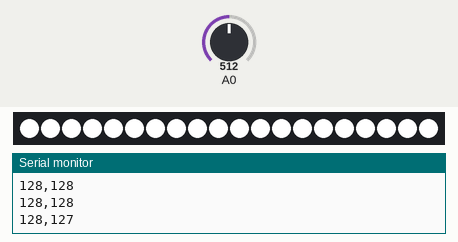
Simulated run of this sketch. Board: Arduino Uno, built with avr-gcc and run on an emulated ATmega328P. Shown: 20 RGB LEDs in strip order, left to right, the last lines printed to the serial monitor. The inputs (shaded band) are chosen by the test bench; at power-on: A0 = 512. Dim RGB values are drawn brighter than linear.

Above: at 1.2 s.
1.3 s: A0 set to 122
At 3.98 s:
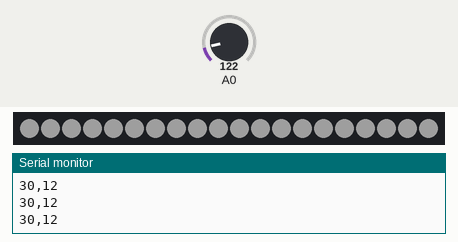
4.3 s: A0 set to 511
6.4 s: A0 set to 306
Timing chart, 0 to 9.4 s (numbered marks = the images above; inputs shaded):
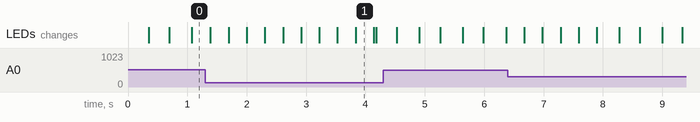

The sketch:

slowFade.ino
```cpp
#include <Adafruit_NeoPixel.h>

const int neoPixelPin = 4;  // control pin
const int pixelCount = 20;    // number of pixels

// set up strip:
Adafruit_NeoPixel strip = Adafruit_NeoPixel(pixelCount, neoPixelPin, NEO_GRBW + NEO_KHZ800);


int intensity;      // the level of the light
int lastSensor;     // the last sensor reading
int interval = 20;  // the delay between changes to intensity
long lastFade = 0;  // the last time you changed the intensity
int threshold = 40; // the minimum level of the sensor that you care about

void setup() {
  // put your setup code here, to run once:
  Serial.begin(9600);
  strip.begin();    // initialize pixel strip
  strip.clear();    // turn all LEDs off
  strip.show();     // refresh strip
}

void loop() {
  // read the sensor, /4 to fit a byte:
  int sensor = analogRead(A0) / 4;
  // if the sensor is greater than the intensity:
  if (sensor > intensity && sensor > threshold) {
    intensity = sensor;
    // if sensor  is not greater than intensity, fade the intensity down
  } else {
    // fade one point for every interval:
    if (millis() - lastFade > interval) {
      intensity--;
      if (intensity <= 0) {
        intensity = 0;
      }
      lastFade = millis();
    }
  }
  for (int pixel = 0; pixel < pixelCount; pixel++) {
    strip.setPixelColor(pixel, intensity, intensity, intensity, intensity); // set the color for this pixel

  }

  strip.show();    // refresh the strip

  Serial.print(sensor);
  Serial.print(",");
  Serial.println(intensity);
  lastSensor = sensor;
}
```
